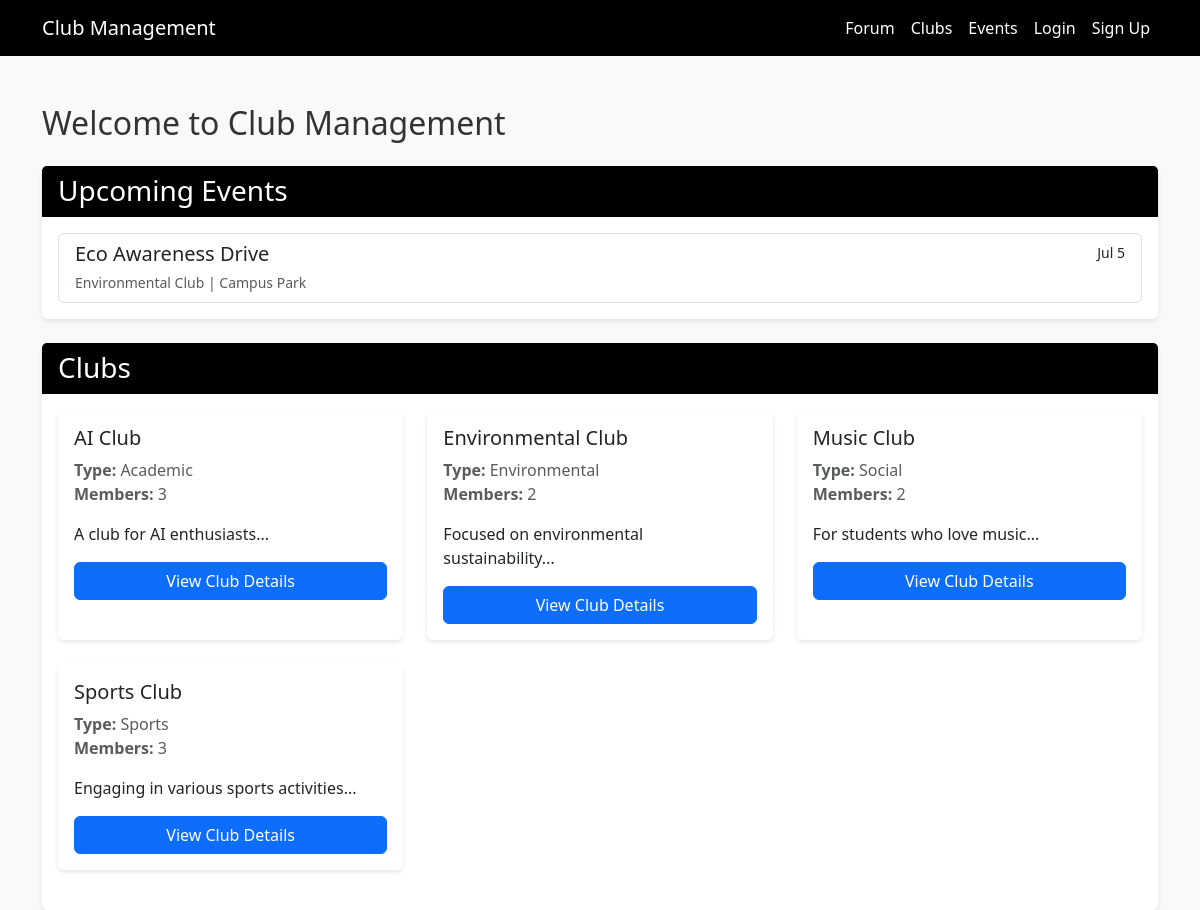
The page / on the database its author committed.
### tables this page shows
CREATE TABLE events (
    id INT AUTO_INCREMENT PRIMARY KEY,
    name VARCHAR(255) NOT NULL,
    description TEXT,
    date DATE NOT NULL,
    time TIME NOT NULL,
    location VARCHAR(255) NOT NULL,
    club_id INT NOT NULL,
    created_at TIMESTAMP DEFAULT CURRENT_TIMESTAMP,
    FOREIGN KEY (club_id) REFERENCES clubs(id) ON DELETE CASCADE
);

CREATE TABLE clubs (
    id INT AUTO_INCREMENT PRIMARY KEY,
    name VARCHAR(255) NOT NULL,
    description TEXT,
    contact VARCHAR(255),
    type ENUM('academic', 'sports', 'social', 'environmental', 'business') NOT NULL,
    created_at TIMESTAMP DEFAULT CURRENT_TIMESTAMP
);

### index.php (the view, shortened to what this page needs)
<?php
require_once __DIR__ . '/config/config.php';
$clubs = $pdo->query("
    SELECT c.id, c.name, c.description, c.type, COUNT(cm.student_id) AS total_members
    FROM clubs c
    LEFT JOIN club_members cm ON c.id = cm.club_id
    GROUP BY c.id
    ORDER BY c.name ASC
")->fetchAll(PDO::FETCH_ASSOC);
$events = $pdo->query("
    SELECT e.id, e.name, e.date, e.location, c.name AS club_name
    FROM events e
    JOIN clubs c ON e.club_id = c.id
    WHERE e.date >= CURDATE()
    ORDER BY e.date ASC
    LIMIT 5
")->fetchAll(PDO::FETCH_ASSOC);
?>
<!DOCTYPE html>
<html lang="en">
<head>
    <link href="https://cdn.jsdelivr.net/npm/bootstrap@5.3.0/dist/css/bootstrap.min.css" rel="stylesheet">
</head>
<body>
    <nav class="navbar navbar-expand-lg navbar-dark">
        <div class="container">
            <a class="navbar-brand" href="index.php">Club Management</a>
            <div class="navbar-nav ms-auto">
                <a class="nav-link" href="forum.php">Forum</a>
                <a class="nav-link" href="clubs.php">Clubs</a>
                <a class="nav-link" href="events.php">Events</a>
                <?php if (isset($_SESSION['user_id'])): ?>
                    <a class="nav-link" href="<?= $_SESSION['role'] === 'admin' ? 'admin_dashboard.php' : ($_SESSION['role'] === 'club_manager' ? 'club_manager_dashboard.php' : 'student_dashboard.php') ?>">Dashboard</a>
                    <a class="nav-link" href="logout.php">Logout</a>
                <?php else: ?>
                    <a class="nav-link" href="login.php">Login</a>
                    <a class="nav-link" href="signup.php">Sign Up</a>
                <?php endif; ?>
            </div>
        </div>
    </nav>
    <div class="container mt-5">
        <h2 class="mb-4">Welcome to Club Management</h2>
        <div class="card mb-4">
            <div class="card-header bg-black text-white">
                <h3 class="mb-0">Upcoming Events</h3>
            </div>
            <div class="card-body">
                <?php if (!empty($events)): ?>
                    <div class="list-group">
                        <?php foreach ($events as $event): ?>
                            <a href="event.php?id=<?= $event['id'] ?>" class="list-group-item list-group-item-action">
                                <div class="d-flex w-100 justify-content-between">
                                    <h5 class="mb-1"><?= htmlspecialchars($event['name']) ?></h5>
                                    <small><?= date('M j', strtotime($event['date'])) ?></small>
                                </div>
                                <small class="text-muted">
                                    <?= htmlspecialchars($event['club_name']) ?>
                                    <?php if ($event['location']): ?>
                                        | <?= htmlspecialchars($event['location']) ?>
                                    <?php endif; ?>
                                </small>
                            </a>
                        <?php endforeach; ?>
                    </div>
                <?php else: ?>
                    <p class="text-muted">No upcoming events at this time.</p>
                <?php endif; ?>
            </div>
        </div>
        <div class="card">
            <div class="card-header bg-black text-white">
                <h3 class="mb-0">Clubs</h3>
            </div>
            <div class="card-body">
                <div class="row">
                    <?php foreach ($clubs as $club): ?>
                        <div class="col-md-4 mb-4">
                            <div class="card h-100">
                                <div class="card-body">
                                    <h5 class="card-title"><?= htmlspecialchars($club['name']) ?></h5>
                                    <p class="card-text text-muted">
                                        <strong>Type:</strong> <?= ucfirst($club['type']) ?><br>
                                        <strong>Members:</strong> <?= $club['total_members'] ?>
                                    </p>
                                    <p class="card-text"><?= nl2br(htmlspecialchars(substr($club['description'], 0, 100))) ?>...</p>
                                    <a href="club_details.php?id=<?= $club['id'] ?>" class="btn btn-primary w-100">
                                        View Club Details
                                    </a>
                                </div>
                            </div>
                        </div>
                    <?php endforeach; ?>
                </div>
            </div>
        </div>
    </div>
</body>
</html>

### index.php (style rules this page uses)
body { background-color: #f9f9f9; color: #333; }
.navbar { background-color: #000; }
.navbar-brand, .navbar-nav .nav-link { color: #fff !important; }
.card { border: none; box-shadow: 0 2px 4px rgba(0, 0, 0, 0.1); }

### rows shown on the page
events: name "Eco Awareness Drive", date "Jul 5", club.name "Environmental Club", location "Campus Park"
clubs: name "AI Club", type "Academic", total_members "3", description "A club for AI enthusiasts"
clubs: name "Environmental Club", type "Environmental", total_members "2", description "Focused on environmental sustainability"
clubs: name "Music Club", type "Social", total_members "2", description "For students who love music"
clubs: name "Sports Club", type "Sports", total_members "3", description "Engaging in various sports activities"
